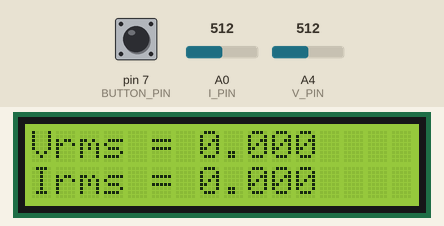
This sketch was run on a simulated Arduino Uno, built with avr-gcc and run on an emulated ATmega328P. Shown: 16×2 character LCD. Inputs (shaded band) come from the test bench; at power-on: A0 (I_PIN) = 512, A4 (V_PIN) = 512, pin 7 (BUTTON_PIN) LOW. What the sketch prints to the serial monitor is not drawn.

Above: at 25.7 s.
25.8 s: A0 (I_PIN) set to 716
At 34.5 s:
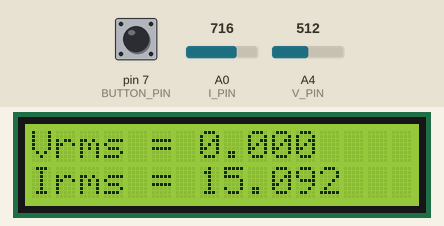
36.9 s: A4 (V_PIN) set to 716
At 44.9 s:
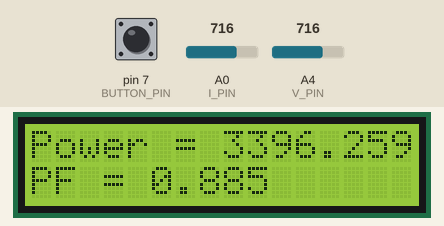
57.2 s: pin 7 (BUTTON_PIN) pulled HIGH for 1 s
At 59.9 s:
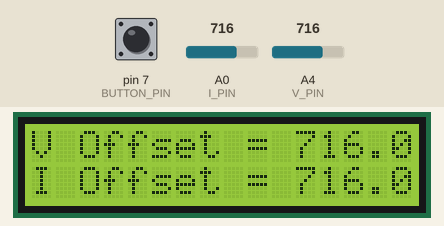
60.7 s: A0 (I_PIN) set to 900
At 64.8 s:
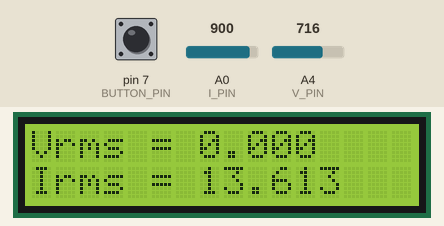
67.8 s: A4 (V_PIN) set to 900
At 74.6 s:
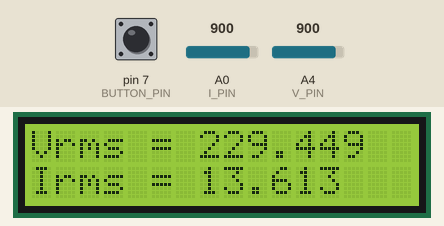
Timing chart, 0 to 76.1 s (numbered marks = the images above; inputs shaded):
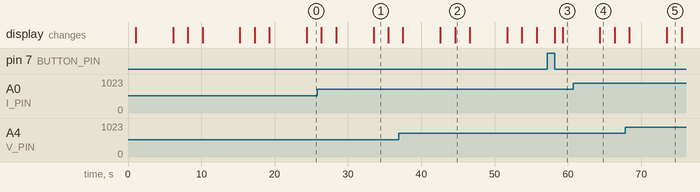

Measured:
- after the input at 57.2 s, the display: first changes after 1.0 s (image 3 shows a later state)
- what the display in image 1 shows lasts 2.0 s, from 33.5 s to 35.5 s

The sketch:

main.ino
```cpp
#include <LiquidCrystal.h>

bool simulation = true;

// Voltage and Current Sensor Analog Pins
const int V_PIN = A4;
const int I_PIN = A0;
// Button Pin
const int BUTTON_PIN = 7;
// LCD pins and initialization
const int rs = 13, en = 12, d4 = 11, d5 = 10, d6 = 9, d7 = 8;
LiquidCrystal lcd(rs, en, d4, d5, d6, d7);
// Button Variables
byte pressed = 0;
int presses = 0;

// Sensor Readings
double vCurrentAnalogValue=0;
double iCurrentAnalogValue=0;

// For Power Calculations
const long int processingRange = 50;
double Vsquared = 0;
double Isquared = 0;
double VIproduct = 0;
long int numSamples = 0;
double startPeriod = 0;
double endPeriod = 0;
double Energy = 0;

// For Voltage Sensor
double voltageSensorOffset = 0;
const double Voltage_Scaling_Factor = simulation ? 1.247 : 2.136;
double vMax = 0;
double vMaxTime = 0;

// For Current Sensor
double currentSensorOffset = 0;
const double Current_Scaling_Factor = 5000.0 / (66.0 * 1024.0);
double iMax = 0;
double iMaxTime = 0;

void calibrateOffset() {
  lcd.clear();
  lcd.setCursor(0, 0);
  lcd.print("Calibrating!");

  double offset_V = 0;
  double offset_I = 0;

  int i = 0;
  int start = millis();
  while (true) {
    int now = millis();
    double reading_V = analogRead(V_PIN);
    double reading_I = analogRead(I_PIN);

    if (now - start >= 1000) {
      break;
    } else {
      i++;
      offset_V += reading_V;
      offset_I += reading_I;
    }
  }

  voltageSensorOffset = offset_V / i;
  currentSensorOffset = offset_I / i;

  Serial.print("V Offset = ");
  Serial.print(voltageSensorOffset);
  Serial.println();
  Serial.print("I Offset = ");
  Serial.print(currentSensorOffset);
  Serial.println();

  lcd.begin(16, 2);
  lcd.clear();
  lcd.setCursor(0, 0);
  lcd.print("V Offset = ");
  lcd.print(voltageSensorOffset);
  lcd.setCursor(0, 1);
  lcd.print("I Offset = ");
  lcd.print(currentSensorOffset);
  delay(2000);
  startPeriod = 0;
}

void buttonCallback() {
  calibrateOffset();
}

void setup() {
  Serial.begin(9600);
  pinMode(BUTTON_PIN, INPUT);
  pinMode(V_PIN, INPUT);
  pinMode(I_PIN, INPUT);

  calibrateOffset();
}

void loop() {
  // Button Logic
  byte buttonState = digitalRead(BUTTON_PIN);
  if (buttonState == 1 && pressed == 0)
    pressed = 1;
  if (buttonState == 0 && pressed == 1) {
    pressed = 0;
    // Do Something for pressing this button
    buttonCallback();
  }

  // Get New Voltage and Current Values from Sensor
  vCurrentAnalogValue = analogRead(V_PIN);
  iCurrentAnalogValue = analogRead(I_PIN);

  vCurrentAnalogValue = (vCurrentAnalogValue - voltageSensorOffset) * Voltage_Scaling_Factor;
  iCurrentAnalogValue = (iCurrentAnalogValue - currentSensorOffset) * Current_Scaling_Factor;

  if (endPeriod - startPeriod <= 20000) {
    if (vCurrentAnalogValue >= vMax) {
      vMax = vCurrentAnalogValue;
      vMaxTime = micros();
    }

    if (iCurrentAnalogValue >= iMax) {
      iMax = iCurrentAnalogValue;
      iMaxTime = micros();
    }
  }

  // Test Current RMS
  if (startPeriod == 0) {
    startPeriod = micros();
    endPeriod = startPeriod;
    Isquared = 0;
    Vsquared = 0;
    VIproduct = 0;
    numSamples = 0;
  } else if (endPeriod - startPeriod >= processingRange * 20000) {
    double Irms = sqrt(Isquared / numSamples);
    double Vrms = sqrt(Vsquared / numSamples);
    double Power = VIproduct / numSamples;
    double phi = (iMaxTime - vMaxTime) / 10000 * 2 * 3.1415926 * 50 - acos(0.886);
    double PF = phi > 0 ? cos(acos(Power / (Vrms * Irms)) - acos(0.886)) : cos(- acos(Power / (Vrms * Irms)) - acos(0.886));
    Power = Vrms * Irms * PF;

    Serial.print("Irms = ");
    Serial.print(Irms);
    Serial.println();
    Serial.print("Vrms = ");
    Serial.print(Vrms);
    Serial.println();
    Serial.print("Power = ");
    Serial.print(Power);
    Serial.println();
    Serial.print("PF = ");
    Serial.print(PF);
    Serial.println();
    Serial.print("Numsamples = ");
    Serial.print(numSamples);
    Serial.println();
    Serial.print("Phase Shift = ");
    Serial.print(phi);
    Serial.println();
    delay(2000);

    lcd.begin(16, 2);
    lcd.clear();
    lcd.setCursor(0, 0);
    lcd.print("Vrms = ");
    lcd.print(Vrms, 3);
    lcd.setCursor(0, 1);
    lcd.print("Irms = ");
    lcd.print(Irms, 3);
    delay(2000);
    lcd.clear();
    lcd.setCursor(0, 0);
    lcd.print("Power = ");
    lcd.print(Power, 3);
    lcd.setCursor(0, 1);
    lcd.print("PF = ");
    lcd.print(PF, 3);
    delay(2000);
    lcd.clear();
    lcd.setCursor(0, 0);
    lcd.print("Energy = ");
    lcd.print(Energy, 3);
    delay(2000);

    Isquared = 0;
    Vsquared = 0;
    VIproduct = 0;
    numSamples = 0;
    vMax = 0;
    iMax = 0;
    endPeriod = micros();
    Energy += Power < 0.01 ? 0 : Power * (endPeriod - startPeriod) * 2.7778e-10;
    startPeriod = micros();
    endPeriod = startPeriod;
  } else {
    endPeriod = micros();
    numSamples++;
    Isquared += iCurrentAnalogValue * iCurrentAnalogValue;
    Vsquared += vCurrentAnalogValue * vCurrentAnalogValue;
    VIproduct += vCurrentAnalogValue * iCurrentAnalogValue;
  }
}
```
